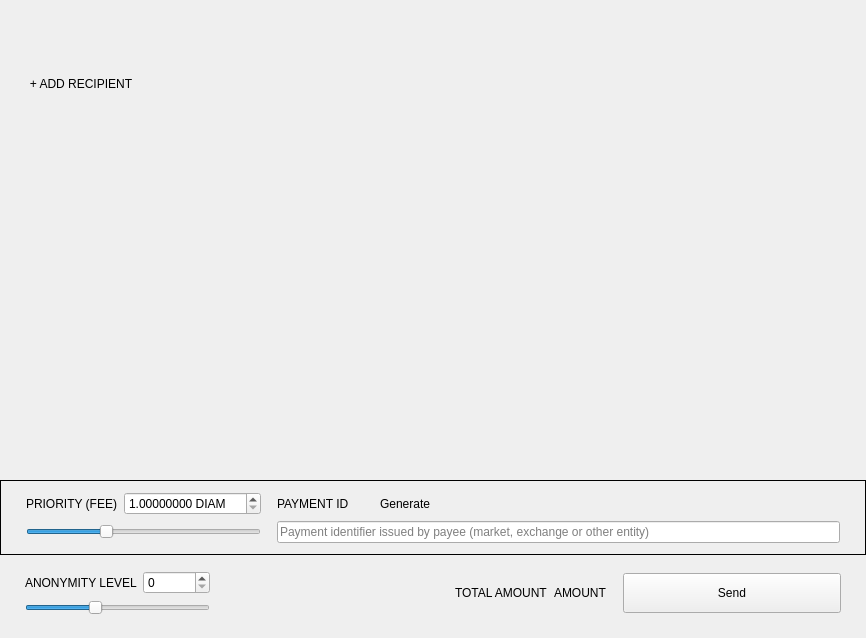
<?xml version="1.0" encoding="UTF-8"?>
<ui version="4.0">
 <class>SendFrame</class>
 <widget class="QFrame" name="SendFrame">
  <property name="geometry">
   <rect>
    <x>0</x>
    <y>0</y>
    <width>866</width>
    <height>638</height>
   </rect>
  </property>
  <property name="windowTitle">
   <string>Frame</string>
  </property>
  <property name="frameShape">
   <enum>QFrame::NoFrame</enum>
  </property>
  <property name="frameShadow">
   <enum>QFrame::Raised</enum>
  </property>
  <layout class="QVBoxLayout" name="verticalLayout">
   <property name="spacing">
    <number>5</number>
   </property>
   <property name="sizeConstraint">
    <enum>QLayout::SetDefaultConstraint</enum>
   </property>
   <property name="leftMargin">
    <number>0</number>
   </property>
   <property name="topMargin">
    <number>0</number>
   </property>
   <property name="rightMargin">
    <number>0</number>
   </property>
   <property name="bottomMargin">
    <number>0</number>
   </property>
   <item>
    <widget class="WalletGui::ResizableScrollArea" name="m_sendScrollarea">
     <property name="enabled">
      <bool>true</bool>
     </property>
     <property name="sizePolicy">
      <sizepolicy hsizetype="MinimumExpanding" vsizetype="Preferred">
       <horstretch>0</horstretch>
       <verstretch>0</verstretch>
      </sizepolicy>
     </property>
     <property name="autoFillBackground">
      <bool>false</bool>
     </property>
     <property name="styleSheet">
      <string notr="true"/>
     </property>
     <property name="frameShape">
      <enum>QFrame::NoFrame</enum>
     </property>
     <property name="sizeAdjustPolicy">
      <enum>QAbstractScrollArea::AdjustToContents</enum>
     </property>
     <property name="widgetResizable">
      <bool>true</bool>
     </property>
     <widget class="QWidget" name="scrollAreaWidgetContents">
      <property name="geometry">
       <rect>
        <x>0</x>
        <y>0</y>
        <width>866</width>
        <height>68</height>
       </rect>
      </property>
      <property name="sizePolicy">
       <sizepolicy hsizetype="Preferred" vsizetype="Preferred">
        <horstretch>0</horstretch>
        <verstretch>0</verstretch>
       </sizepolicy>
      </property>
      <property name="styleSheet">
       <string notr="true"/>
      </property>
      <layout class="QVBoxLayout" name="m_transfersLayout">
       <property name="spacing">
        <number>0</number>
       </property>
       <property name="sizeConstraint">
        <enum>QLayout::SetNoConstraint</enum>
       </property>
       <property name="leftMargin">
        <number>0</number>
       </property>
       <property name="topMargin">
        <number>0</number>
       </property>
       <property name="rightMargin">
        <number>0</number>
       </property>
       <property name="bottomMargin">
        <number>0</number>
       </property>
      </layout>
     </widget>
    </widget>
   </item>
   <item>
    <layout class="QHBoxLayout" name="horizontalLayout_2">
     <property name="spacing">
      <number>0</number>
     </property>
     <item>
      <spacer name="horizontalSpacer_3">
       <property name="orientation">
        <enum>Qt::Horizontal</enum>
       </property>
       <property name="sizeType">
        <enum>QSizePolicy::Fixed</enum>
       </property>
       <property name="sizeHint" stdset="0">
        <size>
         <width>25</width>
         <height>20</height>
        </size>
       </property>
      </spacer>
     </item>
     <item>
      <widget class="WalletGui::WalletNormalLinkLikeButton" name="m_addRecipientButton">
       <property name="cursor">
        <cursorShape>PointingHandCursor</cursorShape>
       </property>
       <property name="focusPolicy">
        <enum>Qt::NoFocus</enum>
       </property>
       <property name="text">
        <string>+ ADD RECIPIENT</string>
       </property>
       <property name="flat">
        <bool>true</bool>
       </property>
      </widget>
     </item>
     <item>
      <spacer name="horizontalSpacer_2">
       <property name="orientation">
        <enum>Qt::Horizontal</enum>
       </property>
       <property name="sizeHint" stdset="0">
        <size>
         <width>478</width>
         <height>17</height>
        </size>
       </property>
      </spacer>
     </item>
    </layout>
   </item>
   <item>
    <spacer name="verticalSpacer_2">
     <property name="orientation">
      <enum>Qt::Vertical</enum>
     </property>
     <property name="sizeType">
      <enum>QSizePolicy::MinimumExpanding</enum>
     </property>
     <property name="sizeHint" stdset="0">
      <size>
       <width>20</width>
       <height>20</height>
      </size>
     </property>
    </spacer>
   </item>
   <item>
    <widget class="QFrame" name="m_sendFeeFrame">
     <property name="sizePolicy">
      <sizepolicy hsizetype="Minimum" vsizetype="Minimum">
       <horstretch>0</horstretch>
       <verstretch>0</verstretch>
      </sizepolicy>
     </property>
     <property name="frameShape">
      <enum>QFrame::Box</enum>
     </property>
     <property name="frameShadow">
      <enum>QFrame::Plain</enum>
     </property>
     <layout class="QGridLayout" name="gridLayout_4">
      <property name="leftMargin">
       <number>25</number>
      </property>
      <property name="topMargin">
       <number>11</number>
      </property>
      <property name="rightMargin">
       <number>25</number>
      </property>
      <property name="bottomMargin">
       <number>11</number>
      </property>
      <item row="0" column="0">
       <widget class="WalletGui::WalletNormalGrayTextLabel" name="label_3">
        <property name="text">
         <string>PRIORITY (FEE)</string>
        </property>
        <property name="alignment">
         <set>Qt::AlignLeading|Qt::AlignLeft|Qt::AlignVCenter</set>
        </property>
       </widget>
      </item>
      <item row="0" column="1">
       <widget class="QDoubleSpinBox" name="m_feeSpin">
        <property name="enabled">
         <bool>true</bool>
        </property>
        <property name="buttonSymbols">
         <enum>QAbstractSpinBox::UpDownArrows</enum>
        </property>
        <property name="suffix">
         <string notr="true"> DIAM</string>
        </property>
        <property name="decimals">
         <number>8</number>
        </property>
        <property name="minimum">
         <double>1.000000000000000</double>
        </property>
        <property name="maximum">
         <double>999.000000000000000</double>
        </property>
        <property name="singleStep">
         <double>0.100000000000000</double>
        </property>
        <property name="value">
         <double>1.000000000000000</double>
        </property>
       </widget>
      </item>
      <item row="1" column="3">
       <widget class="WalletGui::ClearableLineEdit" name="m_paymentIdEdit">
        <property name="styleSheet">
         <string notr="true">[errorState=&quot;true&quot;] {
  border-color: #ef3131;
}</string>
        </property>
        <property name="placeholderText">
         <string>Payment identifier issued by payee (market, exchange or other entity)</string>
        </property>
       </widget>
      </item>
      <item row="0" column="3">
       <layout class="QHBoxLayout" name="horizontalLayout_3">
        <item>
         <widget class="WalletGui::WalletNormalGrayTextLabel" name="m_paymentIdTextLabel">
          <property name="sizePolicy">
           <sizepolicy hsizetype="Minimum" vsizetype="Minimum">
            <horstretch>0</horstretch>
            <verstretch>0</verstretch>
           </sizepolicy>
          </property>
          <property name="text">
           <string>PAYMENT ID</string>
          </property>
          <property name="alignment">
           <set>Qt::AlignLeading|Qt::AlignLeft|Qt::AlignVCenter</set>
          </property>
          <property name="margin">
           <number>0</number>
          </property>
          <property name="indent">
           <number>0</number>
          </property>
         </widget>
        </item>
        <item>
         <spacer name="horizontalSpacer_6">
          <property name="orientation">
           <enum>Qt::Horizontal</enum>
          </property>
          <property name="sizeType">
           <enum>QSizePolicy::Fixed</enum>
          </property>
          <property name="sizeHint" stdset="0">
           <size>
            <width>10</width>
            <height>10</height>
           </size>
          </property>
         </spacer>
        </item>
        <item>
         <widget class="WalletGui::WalletTinyLinkLikeButton" name="m_generatePaymentIdButton">
          <property name="sizePolicy">
           <sizepolicy hsizetype="Minimum" vsizetype="Minimum">
            <horstretch>0</horstretch>
            <verstretch>0</verstretch>
           </sizepolicy>
          </property>
          <property name="cursor">
           <cursorShape>PointingHandCursor</cursorShape>
          </property>
          <property name="focusPolicy">
           <enum>Qt::NoFocus</enum>
          </property>
          <property name="text">
           <string>Generate</string>
          </property>
          <property name="flat">
           <bool>true</bool>
          </property>
         </widget>
        </item>
        <item>
         <spacer name="horizontalSpacer_5">
          <property name="orientation">
           <enum>Qt::Horizontal</enum>
          </property>
          <property name="sizeHint" stdset="0">
           <size>
            <width>40</width>
            <height>10</height>
           </size>
          </property>
         </spacer>
        </item>
       </layout>
      </item>
      <item row="1" column="0" colspan="2">
       <layout class="QGridLayout" name="m_priorityGridLayout">
        <item row="0" column="0">
         <widget class="QSlider" name="m_prioritySlider">
          <property name="minimum">
           <number>1</number>
          </property>
          <property name="maximum">
           <number>4</number>
          </property>
          <property name="pageStep">
           <number>1</number>
          </property>
          <property name="value">
           <number>2</number>
          </property>
          <property name="orientation">
           <enum>Qt::Horizontal</enum>
          </property>
         </widget>
        </item>
       </layout>
      </item>
      <item row="0" column="2">
       <spacer name="horizontalSpacer_7">
        <property name="orientation">
         <enum>Qt::Horizontal</enum>
        </property>
        <property name="sizeType">
         <enum>QSizePolicy::Fixed</enum>
        </property>
        <property name="sizeHint" stdset="0">
         <size>
          <width>10</width>
          <height>20</height>
         </size>
        </property>
       </spacer>
      </item>
     </layout>
    </widget>
   </item>
   <item>
    <widget class="QFrame" name="m_mixinFrame">
     <property name="frameShape">
      <enum>QFrame::NoFrame</enum>
     </property>
     <property name="frameShadow">
      <enum>QFrame::Raised</enum>
     </property>
     <layout class="QGridLayout" name="gridLayout">
      <property name="leftMargin">
       <number>25</number>
      </property>
      <property name="topMargin">
       <number>11</number>
      </property>
      <property name="rightMargin">
       <number>25</number>
      </property>
      <property name="bottomMargin">
       <number>23</number>
      </property>
      <item row="0" column="2" rowspan="2">
       <widget class="QLabel" name="label">
        <property name="text">
         <string/>
        </property>
       </widget>
      </item>
      <item row="0" column="5" rowspan="2">
       <widget class="WalletGui::WalletExtraNormalBlackTextLabel" name="m_totalAmountLabel">
        <property name="text">
         <string>AMOUNT</string>
        </property>
        <property name="indent">
         <number>0</number>
        </property>
       </widget>
      </item>
      <item row="0" column="1">
       <widget class="QSpinBox" name="m_mixinSpin">
        <property name="maximum">
         <number>999999999</number>
        </property>
       </widget>
      </item>
      <item row="0" column="3" rowspan="2">
       <spacer name="horizontalSpacer">
        <property name="orientation">
         <enum>Qt::Horizontal</enum>
        </property>
        <property name="sizeType">
         <enum>QSizePolicy::Expanding</enum>
        </property>
        <property name="sizeHint" stdset="0">
         <size>
          <width>298</width>
          <height>20</height>
         </size>
        </property>
       </spacer>
      </item>
      <item row="1" column="0" colspan="2">
       <widget class="QSlider" name="m_mixinSlider">
        <property name="maximumSize">
         <size>
          <width>16777215</width>
          <height>16777215</height>
         </size>
        </property>
        <property name="maximum">
         <number>19</number>
        </property>
        <property name="pageStep">
         <number>1</number>
        </property>
        <property name="value">
         <number>7</number>
        </property>
        <property name="tracking">
         <bool>false</bool>
        </property>
        <property name="orientation">
         <enum>Qt::Horizontal</enum>
        </property>
       </widget>
      </item>
      <item row="0" column="7" rowspan="2">
       <widget class="WalletGui::WalletLargeBlueButton" name="m_sendButton">
        <property name="sizePolicy">
         <sizepolicy hsizetype="Fixed" vsizetype="Fixed">
          <horstretch>0</horstretch>
          <verstretch>0</verstretch>
         </sizepolicy>
        </property>
        <property name="minimumSize">
         <size>
          <width>218</width>
          <height>40</height>
         </size>
        </property>
        <property name="maximumSize">
         <size>
          <width>218</width>
          <height>40</height>
         </size>
        </property>
        <property name="focusPolicy">
         <enum>Qt::NoFocus</enum>
        </property>
        <property name="text">
         <string>Send</string>
        </property>
       </widget>
      </item>
      <item row="0" column="4" rowspan="2">
       <widget class="WalletGui::WalletNormalGrayTextLabel" name="label_2">
        <property name="text">
         <string>TOTAL AMOUNT</string>
        </property>
       </widget>
      </item>
      <item row="0" column="0">
       <widget class="WalletGui::WalletNormalGrayTextLabel" name="m_mixinTextLabel">
        <property name="text">
         <string>ANONYMITY LEVEL</string>
        </property>
       </widget>
      </item>
      <item row="0" column="6" rowspan="2">
       <spacer name="horizontalSpacer_4">
        <property name="orientation">
         <enum>Qt::Horizontal</enum>
        </property>
        <property name="sizeType">
         <enum>QSizePolicy::Fixed</enum>
        </property>
        <property name="sizeHint" stdset="0">
         <size>
          <width>10</width>
          <height>20</height>
         </size>
        </property>
       </spacer>
      </item>
     </layout>
    </widget>
   </item>
  </layout>
 </widget>
 <customwidgets>
  <customwidget>
   <class>WalletGui::WalletTinyLinkLikeButton</class>
   <extends>QPushButton</extends>
   <header>Gui/Common/WalletLinkLikeButton.h</header>
  </customwidget>
  <customwidget>
   <class>WalletGui::WalletNormalGrayTextLabel</class>
   <extends>QLabel</extends>
   <header>Gui/Common/WalletTextLabel.h</header>
  </customwidget>
  <customwidget>
   <class>WalletGui::WalletLargeBlueButton</class>
   <extends>QPushButton</extends>
   <header>Gui/Common/WalletBlueButton.h</header>
  </customwidget>
  <customwidget>
   <class>WalletGui::ClearableLineEdit</class>
   <extends>QLineEdit</extends>
   <header>Gui/Common/ClearableLineEdit.h</header>
  </customwidget>
  <customwidget>
   <class>WalletGui::ResizableScrollArea</class>
   <extends>QScrollArea</extends>
   <header>Gui/Common/ResizableScrollArea.h</header>
   <container>1</container>
  </customwidget>
  <customwidget>
   <class>WalletGui::WalletNormalLinkLikeButton</class>
   <extends>QPushButton</extends>
   <header>Gui/Common/WalletLinkLikeButton.h</header>
  </customwidget>
  <customwidget>
   <class>WalletGui::WalletExtraNormalBlackTextLabel</class>
   <extends>QLabel</extends>
   <header>Gui/Common/WalletTextLabel.h</header>
  </customwidget>
 </customwidgets>
 <tabstops>
  <tabstop>m_paymentIdEdit</tabstop>
  <tabstop>m_mixinSlider</tabstop>
  <tabstop>m_sendScrollarea</tabstop>
 </tabstops>
 <resources/>
 <connections>
  <connection>
   <sender>m_sendButton</sender>
   <signal>clicked()</signal>
   <receiver>SendFrame</receiver>
   <slot>sendClicked()</slot>
   <hints>
    <hint type="sourcelabel">
     <x>53</x>
     <y>561</y>
    </hint>
    <hint type="destinationlabel">
     <x>432</x>
     <y>294</y>
    </hint>
   </hints>
  </connection>
  <connection>
   <sender>m_mixinSlider</sender>
   <signal>valueChanged(int)</signal>
   <receiver>SendFrame</receiver>
   <slot>mixinValueChanged(int)</slot>
   <hints>
    <hint type="sourcelabel">
     <x>221</x>
     <y>520</y>
    </hint>
    <hint type="destinationlabel">
     <x>432</x>
     <y>294</y>
    </hint>
   </hints>
  </connection>
  <connection>
   <sender>m_addRecipientButton</sender>
   <signal>clicked()</signal>
   <receiver>SendFrame</receiver>
   <slot>addRecipientClicked()</slot>
   <hints>
    <hint type="sourcelabel">
     <x>78</x>
     <y>414</y>
    </hint>
    <hint type="destinationlabel">
     <x>432</x>
     <y>294</y>
    </hint>
   </hints>
  </connection>
  <connection>
   <sender>m_paymentIdEdit</sender>
   <signal>textChanged(QString)</signal>
   <receiver>SendFrame</receiver>
   <slot>validatePaymentId(QString)</slot>
   <hints>
    <hint type="sourcelabel">
     <x>538</x>
     <y>521</y>
    </hint>
    <hint type="destinationlabel">
     <x>432</x>
     <y>318</y>
    </hint>
   </hints>
  </connection>
  <connection>
   <sender>m_mixinSpin</sender>
   <signal>valueChanged(int)</signal>
   <receiver>SendFrame</receiver>
   <slot>mixinValueChanged(int)</slot>
   <hints>
    <hint type="sourcelabel">
     <x>201</x>
     <y>575</y>
    </hint>
    <hint type="destinationlabel">
     <x>432</x>
     <y>318</y>
    </hint>
   </hints>
  </connection>
  <connection>
   <sender>m_generatePaymentIdButton</sender>
   <signal>clicked()</signal>
   <receiver>SendFrame</receiver>
   <slot>generatePaymentIdClicked()</slot>
   <hints>
    <hint type="sourcelabel">
     <x>314</x>
     <y>494</y>
    </hint>
    <hint type="destinationlabel">
     <x>432</x>
     <y>318</y>
    </hint>
   </hints>
  </connection>
  <connection>
   <sender>m_prioritySlider</sender>
   <signal>valueChanged(int)</signal>
   <receiver>SendFrame</receiver>
   <slot>priorityValueChanged(int)</slot>
   <hints>
    <hint type="sourcelabel">
     <x>126</x>
     <y>528</y>
    </hint>
    <hint type="destinationlabel">
     <x>432</x>
     <y>318</y>
    </hint>
   </hints>
  </connection>
 </connections>
 <slots>
  <slot>sendClicked()</slot>
  <slot>clearAllClicked()</slot>
  <slot>addRecipientClicked()</slot>
  <slot>mixinValueChanged(int)</slot>
  <slot>priorityValueChanged(int)</slot>
  <slot>validatePaymentId(QString)</slot>
  <slot>generatePaymentIdClicked()</slot>
 </slots>
</ui>
